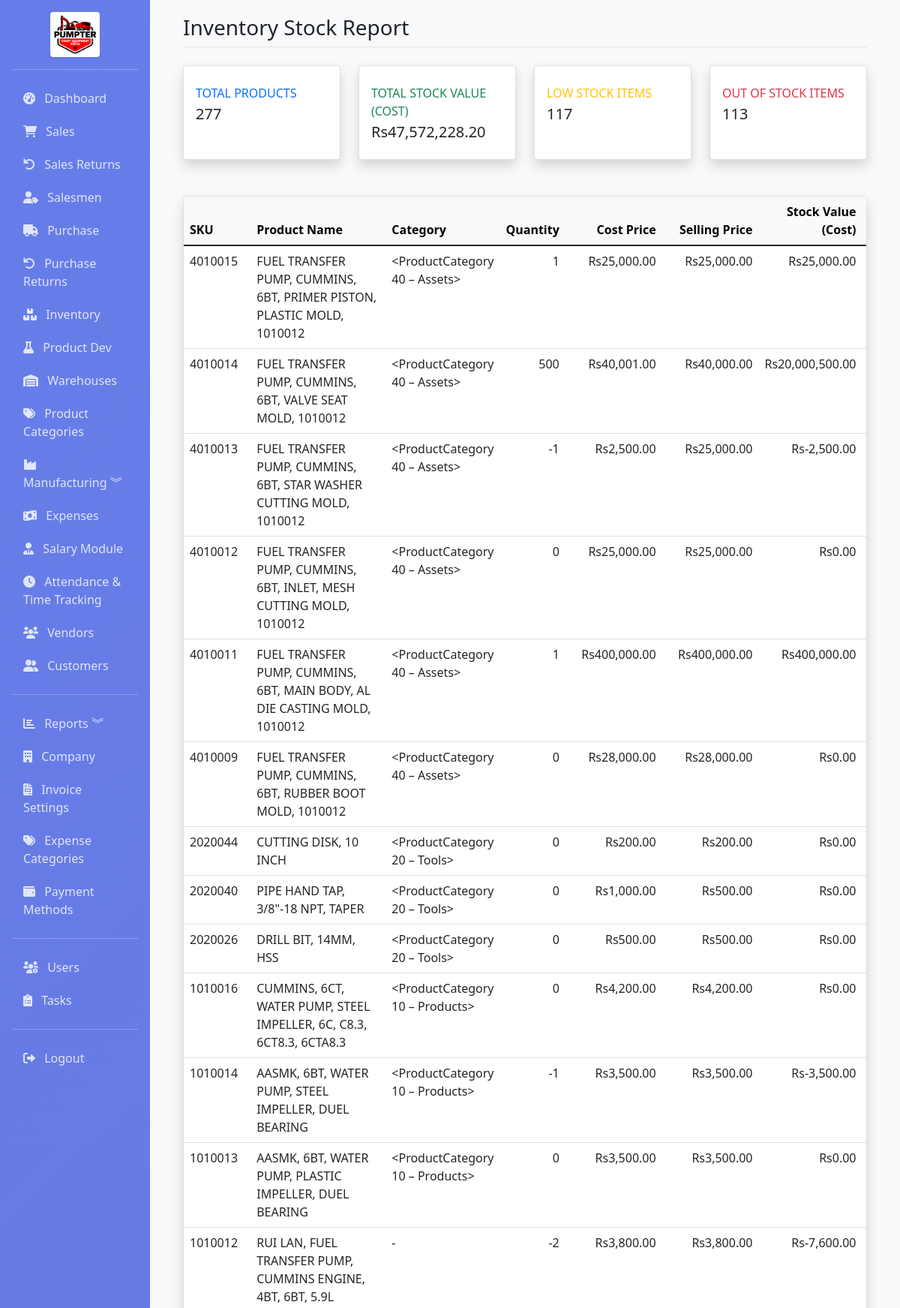
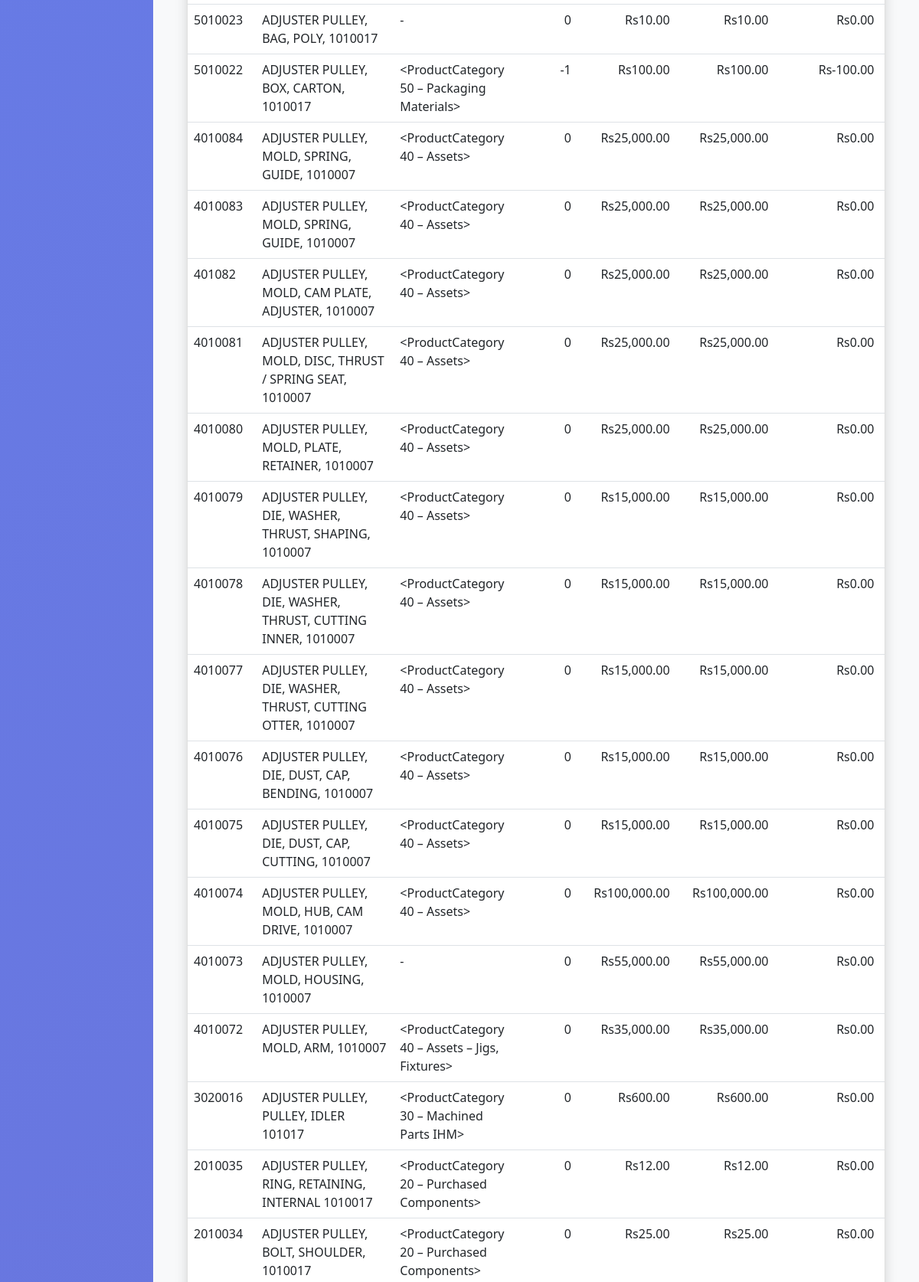
Page /inventory/stock-report (signed in, upper part) on the committed database (2 pictures, top to bottom).
### app/models.py (models this page shows, shortened)
class Product(db.Model):
    __tablename__ = 'products'
    id = db.Column(db.Integer, primary_key=True)
    name = db.Column(db.String(100), nullable=False, index=True)
    sku = db.Column(db.String(50), unique=True, nullable=False, index=True)
    barcode = db.Column(db.String(50), index=True)
    description = db.Column(db.Text)
    category_id = db.Column(db.Integer, db.ForeignKey('product_categories.id'), nullable=True, index=True)
    category = db.relationship('ProductCategory', backref='products', lazy=True)
    category_name = db.Column(db.String(50), index=True)
    brand = db.Column(db.String(50))
    unit = db.Column(db.String(20), default='pcs')  # pcs, kg, meter, etc.
    unit_price = db.Column(db.Float, nullable=False, default=0)
    cost_price = db.Column(db.Float, nullable=False, default=0)
    quantity = db.Column(db.Float, default=0)
    reorder_level = db.Column(db.Float, default=0)
    min_quantity = db.Column(db.Float, default=0)
    max_quantity = db.Column(db.Float, default=0)
    location = db.Column(db.String(100))
    weight = db.Column(db.Float, default=0)
    image_path = db.Column(db.String(255))  # Path to product image
    is_active = db.Column(db.Boolean, default=True)
    is_manufactured = db.Column(db.Boolean, default=False)
    finished_good_price = db.Column(db.Float, nullable=True)
    warehouse_id = db.Column(db.Integer, db.ForeignKey('warehouses.id'), nullable=True, index=True)
    created_at = db.Column(db.DateTime, default=datetime.utcnow)
    updated_at = db.Column(db.DateTime, default=datetime.utcnow, onupdate=datetime.utcnow)
    warehouse = db.relationship('Warehouse', backref='products', lazy=True)
    sale_items = db.relationship('SaleItem', backref='product', lazy=True)
    purchase_items = db.relationship('PurchaseItem', backref='product', lazy=True)
    @property
    def stock_value(self):
        return self.quantity * self.cost_price
    @property
    def is_low_stock(self):
        return self.quantity <= self.reorder_level
    @property
    def is_out_of_stock(self):
        return self.quantity <= 0

class ProductCategory(db.Model):
    __tablename__ = 'product_categories'
    id = db.Column(db.Integer, primary_key=True)
    name = db.Column(db.String(100), nullable=False, unique=True, index=True)
    description = db.Column(db.Text)
    is_active = db.Column(db.Boolean, default=True)
    created_at = db.Column(db.DateTime, default=datetime.utcnow)
    updated_at = db.Column(db.DateTime, default=datetime.utcnow, onupdate=datetime.utcnow)
    def __repr__(self):
        return f'<ProductCategory {self.name}>'

### app/routes/inventory.py (the view)
@bp.route('/stock-report')
@login_required
def stock_report():
    products = Product.query.all()
    total_products = len(products)
    total_value = sum(p.quantity * p.cost_price for p in products)
    low_stock_count = sum(1 for p in products if p.quantity <= p.reorder_level)
    out_of_stock = sum(1 for p in products if p.quantity == 0)
    return render_template('inventory/stock_report.html',
                         products=products,
                         total_products=total_products,
                         total_value=total_value,
                         low_stock_count=low_stock_count,
                         out_of_stock=out_of_stock)

### app/models.py (called while the page is built)
    @property
    def is_admin(self):
        return self.role == 'admin'

### app/templates/inventory/stock_report.html (shortened to what this page needs)
{% extends "base.html" %}
{% block content %}
<div class="container-fluid list-page">
    <div class="d-flex justify-content-between align-items-center mb-4 border-bottom pb-2">
        <h2 class="h3 mb-0 text-gray-800">Inventory Stock Report</h2>
    </div>
    <div class="row mb-4">
        <div class="col-xl-3 col-md-6 mb-4">
            <div class="card border-left-primary shadow h-100 py-2">
                <div class="card-body">
                    <div class="text-xs font-weight-bold text-primary text-uppercase mb-1">Total Products</div>
                    <div class="h5 mb-0 font-weight-bold text-gray-800">{{ total_products }}</div>
                </div>
            </div>
        </div>
        <div class="col-xl-3 col-md-6 mb-4">
            <div class="card border-left-success shadow h-100 py-2">
                <div class="card-body">
                    <div class="text-xs font-weight-bold text-success text-uppercase mb-1">Total Stock Value (Cost)</div>
                    <div class="h5 mb-0 font-weight-bold text-gray-800">Rs{{ "{:,.2f}".format(total_value) }}</div>
                </div>
            </div>
        </div>
        <div class="col-xl-3 col-md-6 mb-4">
            <div class="card border-left-warning shadow h-100 py-2">
                <div class="card-body">
                    <div class="text-xs font-weight-bold text-warning text-uppercase mb-1">Low Stock Items</div>
                    <div class="h5 mb-0 font-weight-bold text-gray-800">{{ low_stock_count }}</div>
                </div>
            </div>
        </div>
        <div class="col-xl-3 col-md-6 mb-4">
            <div class="card border-left-danger shadow h-100 py-2">
                <div class="card-body">
                    <div class="text-xs font-weight-bold text-danger text-uppercase mb-1">Out of Stock Items</div>
                    <div class="h5 mb-0 font-weight-bold text-gray-800">{{ out_of_stock }}</div>
                </div>
            </div>
        </div>
    </div>
    <div class="card shadow mb-4">
        <div class="card-body p-0">
            <div class="table-responsive">
                <table class="table table-hover mb-0">
                    <thead class="table-light">
                        <tr>
                            <th>SKU</th>
                            <th>Product Name</th>
                            <th>Category</th>
                            <th class="text-end">Quantity</th>
                            <th class="text-end">Cost Price</th>
                            <th class="text-end">Selling Price</th>
                            <th class="text-end">Stock Value (Cost)</th>
                            <th class="text-center">Status</th>
                        </tr>
                    </thead>
                    <tbody>
                        {% for product in products %}
                        <tr>
                            <td>{{ product.sku }}</td>
                            <td>{{ product.name }}</td>
                            <td>{{ product.category or '-' }}</td>
                            <td class="text-end">{{ "{:,.0f}".format(product.quantity) }}</td>
                            <td class="text-end">Rs{{ "{:,.2f}".format(product.cost_price) }}</td>
                            <td class="text-end">Rs{{ "{:,.2f}".format(product.unit_price) }}</td>
                            <td class="text-end">Rs{{ "{:,.2f}".format(product.stock_value) }}</td>
                            <td class="text-center">
                            </td>
                        </tr>
                        {% else %}
                        <tr>
                            <td colspan="8" class="text-center py-4 text-muted">No products found in inventory.</td>
                        </tr>
                        {% endfor %}
                    </tbody>
                </table>
            </div>
        </div>
    </div>
</div>
{% endblock %}

### rows in the picture
Product: sku "4010015", name "FUEL TRANSFER PUMP, CUMMINS, 6BT, PRIMER PISTON, PLASTIC MOLD, 1010012", name "<ProductCategory 40 – Assets>", quantity "1", cost_price "25,000.00", unit_price "25,000.00", stock_value "25,000.00"
Product: sku "4010014", name "FUEL TRANSFER PUMP, CUMMINS, 6BT, VALVE SEAT MOLD, 1010012", name "<ProductCategory 40 – Assets>", quantity "500", cost_price "40,001.00", unit_price "40,000.00", stock_value "20,000,500.00"
Product: sku "4010013", name "FUEL TRANSFER PUMP, CUMMINS, 6BT, STAR WASHER CUTTING MOLD, 1010012", name "<ProductCategory 40 – Assets>", quantity "-1", cost_price "2,500.00", unit_price "25,000.00", stock_value "-2,500.00"
Product: sku "4010012", name "FUEL TRANSFER PUMP, CUMMINS, 6BT, INLET, MESH CUTTING MOLD, 1010012", name "<ProductCategory 40 – Assets>", quantity "0", cost_price "25,000.00", unit_price "25,000.00", stock_value "0.00"
Product: sku "4010011", name "FUEL TRANSFER PUMP, CUMMINS, 6BT, MAIN BODY, AL DIE CASTING MOLD, 1010012", name "<ProductCategory 40 – Assets>", quantity "1", cost_price "400,000.00", unit_price "400,000.00", stock_value "400,000.00"
Product: sku "4010009", name "FUEL TRANSFER PUMP, CUMMINS, 6BT, RUBBER BOOT MOLD, 1010012", name "<ProductCategory 40 – Assets>", quantity "0", cost_price "28,000.00", unit_price "28,000.00", stock_value "0.00"
Product: sku "2020044", name "CUTTING DISK, 10 INCH", name "<ProductCategory 20 – Tools>", quantity "0", cost_price "200.00", unit_price "200.00", stock_value "0.00"
Product: sku "2020040", name "PIPE HAND TAP, 3/8\"-18 NPT, TAPER", name "<ProductCategory 20 – Tools>", quantity "0", cost_price "1,000.00", unit_price "500.00", stock_value "0.00"
Product: sku "2020026", name "DRILL BIT, 14MM, HSS", name "<ProductCategory 20 – Tools>", quantity "0", cost_price "500.00", unit_price "500.00", stock_value "0.00"
Product: sku "1010016", name "CUMMINS, 6CT, WATER PUMP, STEEL IMPELLER, 6C, C8.3, 6CT8.3, 6CTA8.3", name "<ProductCategory 10 – Products>", quantity "0", cost_price "4,200.00", unit_price "4,200.00", stock_value "0.00"
Product: sku "1010014", name "AASMK, 6BT, WATER PUMP, STEEL IMPELLER, DUEL BEARING", name "<ProductCategory 10 – Products>", quantity "-1", cost_price "3,500.00", unit_price "3,500.00", stock_value "-3,500.00"
Product: sku "1010013", name "AASMK, 6BT, WATER PUMP, PLASTIC IMPELLER, DUEL BEARING", name "<ProductCategory 10 – Products>", quantity "0", cost_price "3,500.00", unit_price "3,500.00", stock_value "0.00"
Product: sku "1010012", name "RUI LAN, FUEL TRANSFER PUMP, CUMMINS ENGINE, 4BT, 6BT, 5.9L", category "-", quantity "-2", cost_price "3,800.00", unit_price "3,800.00", stock_value "-7,600.00"
Product: sku "5010023", name "ADJUSTER PULLEY, BAG, POLY, 1010017", category "-", quantity "0", cost_price "10.00", unit_price "10.00", stock_value "0.00"
Product: sku "5010022", name "ADJUSTER PULLEY, BOX, CARTON, 1010017", name "<ProductCategory 50 – Packaging Materials>", quantity "-1", cost_price "100.00", unit_price "100.00", stock_value "-100.00"
Product: sku "4010084", name "ADJUSTER PULLEY, MOLD, SPRING, GUIDE, 1010007", name "<ProductCategory 40 – Assets>", quantity "0", cost_price "25,000.00", unit_price "25,000.00", stock_value "0.00"
Product: sku "4010083", name "ADJUSTER PULLEY, MOLD, SPRING, GUIDE, 1010007", name "<ProductCategory 40 – Assets>", quantity "0", cost_price "25,000.00", unit_price "25,000.00", stock_value "0.00"
Product: sku "401082", name "ADJUSTER PULLEY, MOLD, CAM PLATE, ADJUSTER, 1010007", name "<ProductCategory 40 – Assets>", quantity "0", cost_price "25,000.00", unit_price "25,000.00", stock_value "0.00"
Product: sku "4010081", name "ADJUSTER PULLEY, MOLD, DISC, THRUST / SPRING SEAT, 1010007", name "<ProductCategory 40 – Assets>", quantity "0", cost_price "25,000.00", unit_price "25,000.00", stock_value "0.00"
Product: sku "4010080", name "ADJUSTER PULLEY, MOLD, PLATE, RETAINER, 1010007", name "<ProductCategory 40 – Assets>", quantity "0", cost_price "25,000.00", unit_price "25,000.00", stock_value "0.00"
Product: sku "4010079", name "ADJUSTER PULLEY, DIE, WASHER, THRUST, SHAPING, 1010007", name "<ProductCategory 40 – Assets>", quantity "0", cost_price "15,000.00", unit_price "15,000.00", stock_value "0.00"
Product: sku "4010078", name "ADJUSTER PULLEY, DIE, WASHER, THRUST, CUTTING INNER, 1010007", name "<ProductCategory 40 – Assets>", quantity "0", cost_price "15,000.00", unit_price "15,000.00", stock_value "0.00"
Product: sku "4010077", name "ADJUSTER PULLEY, DIE, WASHER, THRUST, CUTTING OTTER, 1010007", name "<ProductCategory 40 – Assets>", quantity "0", cost_price "15,000.00", unit_price "15,000.00", stock_value "0.00"
Product: sku "4010076", name "ADJUSTER PULLEY, DIE, DUST, CAP, BENDING, 1010007", name "<ProductCategory 40 – Assets>", quantity "0", cost_price "15,000.00", unit_price "15,000.00", stock_value "0.00"
Product: sku "4010075", name "ADJUSTER PULLEY, DIE, DUST, CAP, CUTTING, 1010007", name "<ProductCategory 40 – Assets>", quantity "0", cost_price "15,000.00", unit_price "15,000.00", stock_value "0.00"
Product: sku "4010074", name "ADJUSTER PULLEY, MOLD, HUB, CAM DRIVE, 1010007", name "<ProductCategory 40 – Assets>", quantity "0", cost_price "100,000.00", unit_price "100,000.00", stock_value "0.00"
Product: sku "4010073", name "ADJUSTER PULLEY, MOLD, HOUSING, 1010007", category "-", quantity "0", cost_price "55,000.00", unit_price "55,000.00", stock_value "0.00"
Product: sku "4010072", name "ADJUSTER PULLEY, MOLD, ARM, 1010007", name "<ProductCategory 40 – Assets – Jigs, Fixtures>", quantity "0", cost_price "35,000.00", unit_price "35,000.00", stock_value "0.00"
Product: sku "3020016", name "ADJUSTER PULLEY, PULLEY, IDLER 101017", name "<ProductCategory 30 – Machined Parts IHM>", quantity "0", cost_price "600.00", unit_price "600.00", stock_value "0.00"
Product: sku "2010035", name "ADJUSTER PULLEY, RING, RETAINING, INTERNAL 1010017", name "<ProductCategory 20 – Purchased Components>", quantity "0", cost_price "12.00", unit_price "12.00", stock_value "0.00"
Product: sku "2010034", name "ADJUSTER PULLEY, BOLT, SHOULDER, 1010017", name "<ProductCategory 20 – Purchased Components>", quantity "0", cost_price "25.00", unit_price "25.00", stock_value "0.00"

### other values in the picture
{{ total_products }} "277"
{{ "{:,.2f}".format(total_value) }} "47,572,228.20"
{{ low_stock_count }} "117"
{{ out_of_stock }} "113"
